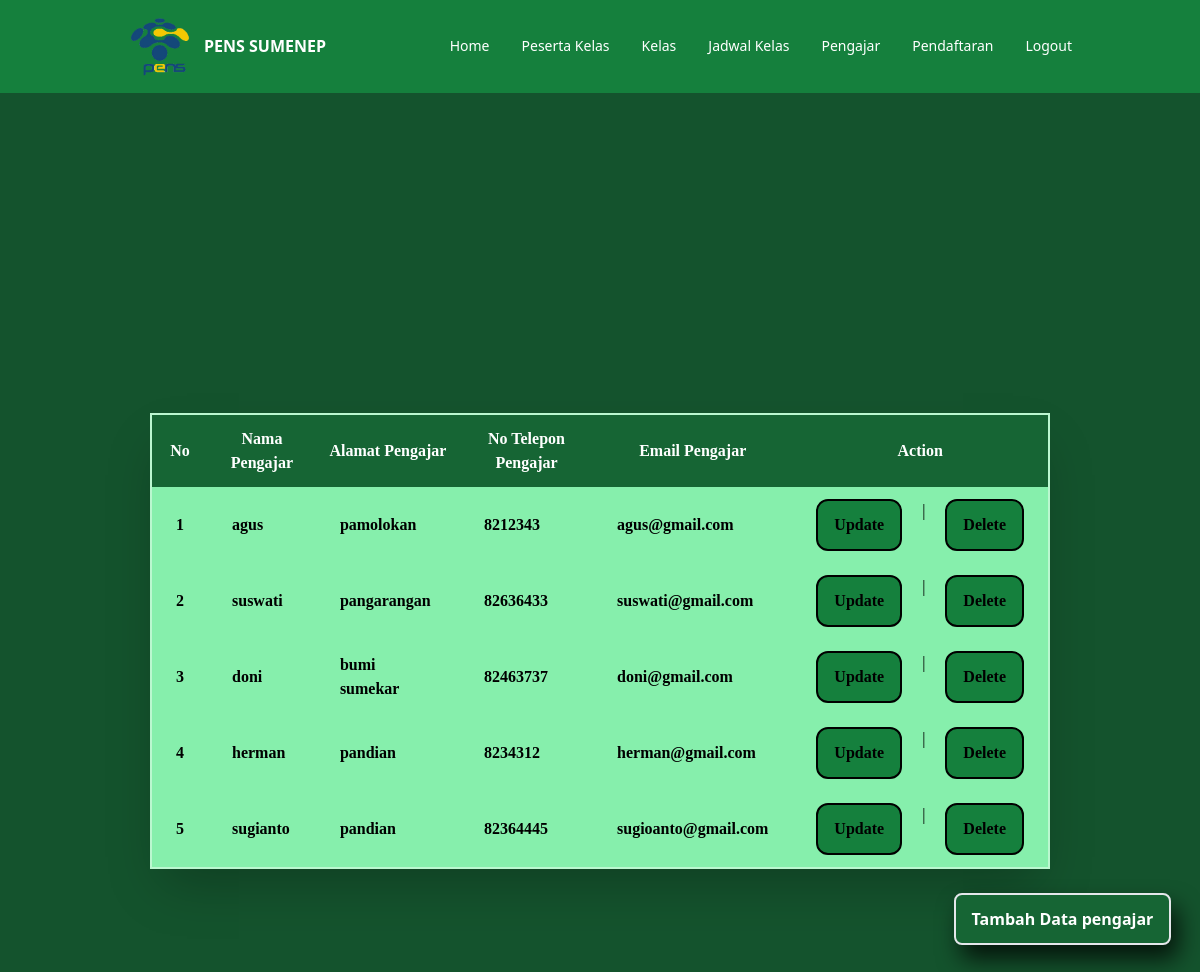
/pengajar.php (signed in), run on the app's committed database.
### tables this page shows
CREATE TABLE `pengajar` (
  `id_pengajar` int(11) NOT NULL,
  `nama_pengajar` varchar(255) DEFAULT NULL,
  `alamat_pengajar` varchar(255) DEFAULT NULL,
  `no_telp_pengajar` int(11) DEFAULT NULL,
  `email_pengajar` varchar(255) DEFAULT NULL
);

### pengajar.php (the view, shortened to what this page needs)
 <?php
    require './controllers/function_pengajar.php';
    $pengajar = mysqli_query($connection, "SELECT * FROM pengajar");
    ?>
 <!doctype html>
 <html>
 <head>
     <link href="/dist/output.css" rel="stylesheet">
     <script src="https://cdn.tailwindcss.com"></script>
     <link href="/dist/output.css" rel="stylesheet">
     <script src="https://cdn.tailwindcss.com"></script>
 </head>
 <body class="bg-gradient-to-r from-green-200 to-green-400">
     <nav class="py-4 text-white bg-green-700">
         <div class="container flex flex-wrap items-center justify-between mx-auto">
             <a href="" class="flex items-center gap-3 font-semibold h-max">
                 <img src="images/logo-pens.png" alt="" class="w-16 ml-10">
                 PENS SUMENEP
             </a>
             <div class="hidden w-full mr-10 md:block md:w-auto" id="mobile-menu">
                 <ul class="flex flex-col mt-4 md:flex-row md:space-x-8 md:mt-0 md:text-sm md:font-medium">
                     <li>
                         <a href="home.php" class="block py-2 pl-3 pr-4 text-white bg-blue-700 rounded md:bg-transparent md:p-0 focus:outline-none" aria-current="page">Home</a>
                     </li>
                     <li>
                         <a href="peserta_kelas.php" class="block py-2 pl-3 pr-4 text-white bg-blue-700 rounded md:bg-transparent md:p-0 focus:outline-none" aria-current="page">Peserta Kelas</a>
                     </li>
                     <li>
                         <a href="kelas.php" class="block py-2 pl-3 pr-4 text-white bg-blue-700 rounded md:bg-transparent md:p-0 focus:outline-none" aria-current="page">Kelas</a>
                     </li>
                     <li>
                         <a href="jadwal_kelas.php" class="block py-2 pl-3 pr-4 text-white border-b border-gray-100 hover:bg-gray-50 md:hover:bg-transparent md:border-0 md:hover:text-blue-700 md:p-0">Jadwal Kelas</a>
                     </li>
                     <li>
                         <a href="pengajar.php" class="block py-2 pl-3 pr-4 text-white border-b border-gray-100 hover:bg-gray-50 md:hover:bg-transparent md:border-0 md:hover:text-blue-700 md:p-0">Pengajar</a>
                     </li>
                     <li>
                         <a href="pendaftaran.php" class="block py-2 pl-3 pr-4 text-white border-b border-gray-100 hover:bg-gray-50 md:hover:bg-transparent md:border-0 md:hover:text-blue-700 md:p-0">Pendaftaran</a>
                     </li>
                     <li>
                         <a href="controllers/logout.php" class="block py-2 pl-3 pr-4 text-white border-b border-gray-100 hover:bg-gray-50 md:hover:bg-transparent md:border-0 md:hover:text-blue-700 md:p-0">Logout</a>
                     </li>
                 </ul>
             </div>
         </div>
     </nav>
     <div class="flex flex-col items-center justify-center h-screen bg-green-900">
         <table class="shadow-2xl font-[poppins] border-2 border-green-200 w-9/12 py-3 px-6">
             <tr>
                 <th class="py-3 text-white bg-green-800">No</th>
                 <th class="py-3 text-white bg-green-800">Nama Pengajar</th>
                 <th class="py-3 text-white bg-green-800">Alamat Pengajar</th>
                 <th class="py-3 text-white bg-green-800">No Telepon Pengajar</th>
                 <th class="py-3 text-white bg-green-800">Email Pengajar</th>
                 <th class="py-3 text-white bg-green-800">Action</th>
             </tr>
             <?php $i = 1; ?>
             <?php foreach ($pengajar as $pjr) : ?>
                 <tr class="duration-300 cursor-pointer bg-green-300">
                     <td class="px-6 py-3 font-semibold"> <?= $i; ?> </td>
                     <td class="px-6 py-3 font-semibold"> <?= $pjr['nama_pengajar']; ?> </td>
                     <td class="px-6 py-3 font-semibold"> <?= $pjr['alamat_pengajar']; ?> </td>
                     <td class="px-6 py-3 font-semibold"> <?= $pjr['no_telp_pengajar']; ?> </td>
                     <td class="px-6 py-3 font-semibold"> <?= $pjr['email_pengajar']; ?> </td>
                     <td class="flex justify-center gap-5 px-6 py-3">
                         <a href="./pengajar/updatepengajar.php?id=<?= $pjr["id_pengajar"] ?>" class="px-4 py-3 font-semibold text-black border-2 border-black bg-green-700 rounded-xl">Update</a> |
                         <a href="./pengajar/deletepengajar.php?id=<?= $pjr["id_pengajar"] ?>" onclick="return confirm('yakin?');" class="px-4 py-3 font-semibold text-black border-2 border-black bg-green-700 rounded-xl">Delete</a>
                     </td>
                 </tr>
                 <?php $i++; ?>
             <?php endforeach; ?>
         </table>
         <button type="text" class=" bg-green-800 hover:bg-indigo-400 focus:bg-indigo-400 text-white font-semibold rounded-lg px-4 py-3 mt-6 ml-[925px] border-2 " style="box-shadow: 7px 14px 23px 0px rgba(0,0,0,0.75);
-webkit-box-shadow: 7px 14px 23px 0px rgba(0,0,0,0.75);
-moz-box-shadow: 7px 14px 23px 0px rgba(0,0,0,0.75);"> <a href="./pengajar/createpengajar.php">Tambah Data pengajar</a> </button>
     </div>
 </body>

### data on the page
pengajar: nama_pengajar "agus", alamat_pengajar "pamolokan", no_telp_pengajar "8212343", email_pengajar "agus@gmail.com"
pengajar: nama_pengajar "suswati", alamat_pengajar "pangarangan", no_telp_pengajar "82636433", email_pengajar "suswati@gmail.com"
pengajar: nama_pengajar "doni", alamat_pengajar "bumi sumekar", no_telp_pengajar "82463737", email_pengajar "doni@gmail.com"
pengajar: nama_pengajar "herman", alamat_pengajar "pandian", no_telp_pengajar "8234312", email_pengajar "herman@gmail.com"
pengajar: nama_pengajar "sugianto", alamat_pengajar "pandian", no_telp_pengajar "82364445", email_pengajar "sugioanto@gmail.com"
